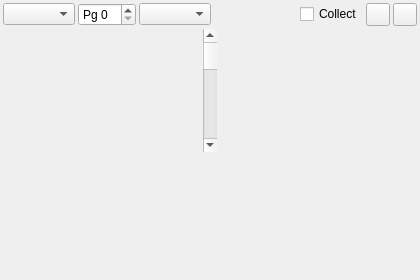
<?xml version="1.0" encoding="UTF-8"?>
<ui version="4.0">
 <class>HeatWidget</class>
 <widget class="QWidget" name="HeatWidget">
  <property name="geometry">
   <rect>
    <x>0</x>
    <y>0</y>
    <width>420</width>
    <height>280</height>
   </rect>
  </property>
  <property name="windowTitle">
   <string>Form</string>
  </property>
  <layout class="QVBoxLayout" name="verticalLayout">
   <property name="spacing">
    <number>3</number>
   </property>
   <property name="leftMargin">
    <number>3</number>
   </property>
   <property name="topMargin">
    <number>3</number>
   </property>
   <property name="rightMargin">
    <number>3</number>
   </property>
   <property name="bottomMargin">
    <number>3</number>
   </property>
   <item>
    <layout class="QHBoxLayout" name="layHeatTop">
     <property name="spacing">
      <number>3</number>
     </property>
     <item>
      <widget class="QComboBox" name="cbHeatView">
       <property name="toolTip">
        <string>What the picture covers</string>
       </property>
       <property name="frame">
        <bool>true</bool>
       </property>
      </widget>
     </item>
     <item>
      <widget class="QSpinBox" name="sbHeatPage">
       <property name="maximumSize">
        <size>
         <width>58</width>
         <height>16777215</height>
        </size>
       </property>
       <property name="toolTip">
        <string>16K page</string>
       </property>
       <property name="frame">
        <bool>true</bool>
       </property>
       <property name="prefix">
        <string>Pg </string>
       </property>
       <property name="maximum">
        <number>255</number>
       </property>
      </widget>
     </item>
     <item>
      <widget class="QComboBox" name="cbHeatChan">
       <property name="toolTip">
        <string>Counter to show</string>
       </property>
       <property name="frame">
        <bool>true</bool>
       </property>
      </widget>
     </item>
<item>
      <spacer name="spacerHeatTop">
       <property name="orientation">
        <enum>Qt::Horizontal</enum>
       </property>
       <property name="sizeHint" stdset="0">
        <size>
         <width>0</width>
         <height>20</height>
        </size>
       </property>
      </spacer>
     </item>
     <item>
      <widget class="QCheckBox" name="cbHeatOn">
       <property name="toolTip">
        <string>Collect read/write/exec usage counters per memory cell</string>
       </property>
       <property name="text">
        <string>Collect</string>
       </property>
      </widget>
     </item>
     <item>
      <widget class="QToolButton" name="tbHeatReset">
       <property name="toolTip">
        <string>Reset all counters</string>
       </property>
       <property name="icon">
        <iconset resource="../../xpeccy.qrc">
         <normaloff>:/images/refresh.png</normaloff>:/images/refresh.png</iconset>
       </property>
      </widget>
     </item>
     <item>
      <widget class="QToolButton" name="tbHeatExport">
       <property name="toolTip">
        <string>Export all counters to CSV</string>
       </property>
       <property name="icon">
        <iconset resource="../../xpeccy.qrc">
         <normaloff>:/images/save-as.png</normaloff>:/images/save-as.png</iconset>
       </property>
      </widget>
     </item>
    </layout>
   </item>
   <item>
    <layout class="QHBoxLayout" name="layHeatView">
     <property name="spacing">
      <number>0</number>
     </property>
     <item>
      <widget class="QScrollBar" name="heatScroll">
       <property name="orientation">
        <enum>Qt::Vertical</enum>
       </property>
      </widget>
     </item>
    </layout>
   </item>
   <item>
    <layout class="QVBoxLayout" name="layHeatFoot">
     <property name="spacing">
      <number>1</number>
     </property>
     <item>
      <widget class="QLabel" name="labHeatInfo">
       <property name="text">
        <string/>
       </property>
       <property name="alignment">
        <set>Qt::AlignRight|Qt::AlignVCenter</set>
       </property>
      </widget>
     </item>
    </layout>
   </item>
  </layout>
 </widget>
 <resources>
  <include location="../../xpeccy.qrc"/>
 </resources>
 <connections/>
</ui>
